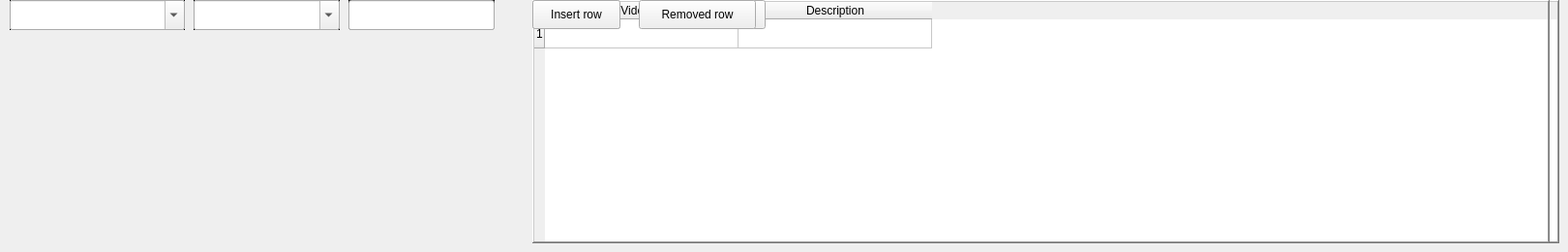
     <widget class="QWidget" name="tabWidgetPage1">
      <attribute name="title">
       <string>Dive Log Form</string>
      </attribute>
      <widget class="QLineEdit" name="lineEdit_surface_interval">
       <property name="geometry">
        <rect>
         <x>200</x>
         <y>0</y>
         <width>151</width>
         <height>31</height>
        </rect>
       </property>
       </widget>
      <widget class="QLineEdit" name="lineEdit_uwvisibility">
       <property name="geometry">
        <rect>
         <x>10</x>
         <y>0</y>
         <width>181</width>
         <height>31</height>
        </rect>
       </property>
       </widget>
      <widget class="QLineEdit" name="lineEdit_uwtemperature">
       <property name="geometry">
        <rect>
         <x>10</x>
         <y>0</y>
         <width>181</width>
         <height>31</height>
        </rect>
       </property>
       </widget>
      <widget class="QLabel" name="label_2">
       <property name="geometry">
        <rect>
         <x>10</x>
         <y>0</y>
         <width>181</width>
         <height>20</height>
        </rect>
       </property>
       <property name="frameShape">
        <enum>QFrame::Panel</enum>
       </property>
       <property name="text">
        <string>Dive Supervisor</string>
       </property>
      </widget>
      <widget class="QLabel" name="label_5">
       <property name="geometry">
        <rect>
         <x>10</x>
         <y>0</y>
         <width>181</width>
         <height>20</height>
        </rect>
       </property>
       <property name="frameShape">
        <enum>QFrame::Panel</enum>
       </property>
       <property name="text">
        <string>Standby diver</string>
       </property>
      </widget>
      <widget class="QLineEdit" name="lineEdit_bottom_time">
       <property name="geometry">
        <rect>
         <x>360</x>
         <y>0</y>
         <width>141</width>
         <height>31</height>
        </rect>
       </property>
       </widget>
      <widget class="QLabel" name="label_12">
       <property name="geometry">
        <rect>
         <x>360</x>
         <y>0</y>
         <width>141</width>
         <height>20</height>
        </rect>
       </property>
       <property name="frameShape">
        <enum>QFrame::Panel</enum>
       </property>
       <property name="text">
        <string>Bottom time</string>
       </property>
      </widget>
      <widget class="QLabel" name="label_13">
       <property name="geometry">
        <rect>
         <x>200</x>
         <y>0</y>
         <width>151</width>
         <height>20</height>
        </rect>
       </property>
       <property name="frameShape">
        <enum>QFrame::Panel</enum>
       </property>
       <property name="text">
        <string>Surface interval</string>
       </property>
      </widget>
      <widget class="QLabel" name="label_17">
       <property name="geometry">
        <rect>
         <x>10</x>
         <y>0</y>
         <width>181</width>
         <height>20</height>
        </rect>
       </property>
       <property name="frameShape">
        <enum>QFrame::Panel</enum>
       </property>
       <property name="text">
        <string>UW Visibility</string>
       </property>
      </widget>
      <widget class="QLabel" name="label_18">
       <property name="geometry">
        <rect>
         <x>10</x>
         <y>0</y>
         <width>181</width>
         <height>20</height>
        </rect>
       </property>
       <property name="frameShape">
        <enum>QFrame::Panel</enum>
       </property>
       <property name="text">
        <string>UW Temperature</string>
       </property>
      </widget>
      <widget class="QLabel" name="label_20">
       <property name="geometry">
        <rect>
         <x>200</x>
         <y>0</y>
         <width>151</width>
         <height>31</height>
        </rect>
       </property>
       <property name="frameShape">
        <enum>QFrame::Panel</enum>
       </property>
       <property name="text">
        <string>Wind</string>
       </property>
      </widget>
      <widget class="QLabel" name="label_49">
       <property name="geometry">
        <rect>
         <x>200</x>
         <y>0</y>
         <width>151</width>
         <height>20</height>
        </rect>
       </property>
       <property name="frameShape">
        <enum>QFrame::Panel</enum>
       </property>
       <property name="text">
        <string>N Video</string>
       </property>
      </widget>
      <widget class="QLabel" name="label_50">
       <property name="geometry">
        <rect>
         <x>360</x>
         <y>0</y>
         <width>151</width>
         <height>20</height>
        </rect>
       </property>
       <property name="frameShape">
        <enum>QFrame::Panel</enum>
       </property>
       <property name="text">
        <string>N Photo</string>
       </property>
      </widget>
      <widget class="QLineEdit" name="lineEdit_video_nbr">
       <property name="geometry">
        <rect>
         <x>200</x>
         <y>0</y>
         <width>151</width>
         <height>31</height>
        </rect>
       </property>
       <property name="text">
        <string>0</string>
       </property>
      </widget>
      <widget class="QLineEdit" name="lineEdit_photo_nbr">
       <property name="geometry">
        <rect>
         <x>360</x>
         <y>0</y>
         <width>151</width>
         <height>31</height>
        </rect>
       </property>
       <property name="text">
        <string>0</string>
       </property>
      </widget>
      <widget class="QLabel" name="label_51">
       <property name="geometry">
        <rect>
         <x>360</x>
         <y>0</y>
         <width>151</width>
         <height>20</height>
        </rect>
       </property>
       <property name="frameShape">
        <enum>QFrame::Panel</enum>
       </property>
       <property name="text">
        <string>Camera</string>
       </property>
      </widget>
      <widget class="QLineEdit" name="lineEdit_camera">
       <property name="geometry">
        <rect>
         <x>360</x>
         <y>0</y>
         <width>151</width>
         <height>31</height>
        </rect>
       </property>
       </widget>
      <widget class="QTableWidget" name="tableWidget_photo">
       <property name="geometry">
        <rect>
         <x>550</x>
         <y>0</y>
         <width>1061</width>
         <height>251</height>
        </rect>
       </property>
       <property name="sizePolicy">
        <sizepolicy hsizetype="Expanding" vsizetype="Expanding">
         <horstretch>0</horstretch>
         <verstretch>0</verstretch>
        </sizepolicy>
       </property>
       <property name="baseSize">
        <size>
         <width>1</width>
         <height>0</height>
        </size>
       </property>
       <property name="frameShape">
        <enum>QFrame::WinPanel</enum>
       </property>
       <property name="frameShadow">
        <enum>QFrame::Raised</enum>
       </property>
       <property name="lineWidth">
        <number>2</number>
       </property>
       <property name="midLineWidth">
        <number>1</number>
       </property>
       <property name="autoScrollMargin">
        <number>16</number>
       </property>
       <property name="alternatingRowColors">
        <bool>true</bool>
       </property>
       <property name="sortingEnabled">
        <bool>true</bool>
       </property>
       <property name="columnCount">
        <number>2</number>
       </property>
       <attribute name="horizontalHeaderMinimumSectionSize">
        <number>45</number>
       </attribute>
       <attribute name="horizontalHeaderDefaultSectionSize">
        <number>200</number>
       </attribute>
       <attribute name="verticalHeaderMinimumSectionSize">
        <number>22</number>
       </attribute>
       <row>
        <property name="text">
         <string>1</string>
        </property>
       </row>
       <column>
        <property name="text">
         <string>Photo id</string>
        </property>
       </column>
       <column>
        <property name="text">
         <string>Description</string>
        </property>
       </column>
      </widget>
      <widget class="QLabel" name="label_52">
       <property name="geometry">
        <rect>
         <x>10</x>
         <y>0</y>
         <width>181</width>
         <height>31</height>
        </rect>
       </property>
       <property name="frameShape">
        <enum>QFrame::Panel</enum>
       </property>
       <property name="text">
        <string>UW Current dir/str</string>
       </property>
      </widget>
      <widget class="QTableWidget" name="tableWidget_video">
       <property name="geometry">
        <rect>
         <x>550</x>
         <y>0</y>
         <width>1051</width>
         <height>251</height>
        </rect>
       </property>
       <property name="frameShape">
        <enum>QFrame::WinPanel</enum>
       </property>
       <property name="frameShadow">
        <enum>QFrame::Raised</enum>
       </property>
       <property name="lineWidth">
        <number>2</number>
       </property>
       <property name="midLineWidth">
        <number>1</number>
       </property>
       <property name="alternatingRowColors">
        <bool>true</bool>
       </property>
       <property name="gridStyle">
        <enum>Qt::SolidLine</enum>
       </property>
       <property name="sortingEnabled">
        <bool>true</bool>
       </property>
       <attribute name="horizontalHeaderDefaultSectionSize">
        <number>200</number>
       </attribute>
       <row>
        <property name="text">
         <string>1</string>
        </property>
       </row>
       <column>
        <property name="text">
         <string>Video id</string>
        </property>
       </column>
       <column>
        <property name="text">
         <string>Description</string>
        </property>
       </column>
       <item row="0" column="0">
        <property name="text">
         <string />
        </property>
        <property name="foreground">
         <brush brushstyle="Dense6Pattern">
          <color alpha="255">
           <red>0</red>
           <green>0</green>
           <blue>0</blue>
          </color>
         </brush>
        </property>
       </item>
      </widget>
      <widget class="QPushButton" name="pushButton_insert_row_photo">
       <property name="geometry">
        <rect>
         <x>550</x>
         <y>0</y>
         <width>91</width>
         <height>30</height>
        </rect>
       </property>
       <property name="text">
        <string>Insert row</string>
       </property>
      </widget>
      <widget class="QPushButton" name="pushButton_remove_row_photo">
       <property name="geometry">
        <rect>
         <x>670</x>
         <y>0</y>
         <width>121</width>
         <height>30</height>
        </rect>
       </property>
       <property name="text">
        <string>Removed row</string>
       </property>
      </widget>
      <widget class="QPushButton" name="pushButton_remove_row_video">
       <property name="geometry">
        <rect>
         <x>660</x>
         <y>0</y>
         <width>121</width>
         <height>30</height>
        </rect>
       </property>
       <property name="text">
        <string>Removed row</string>
       </property>
      </widget>
      <widget class="QPushButton" name="pushButton_insert_row_video">
       <property name="geometry">
        <rect>
         <x>550</x>
         <y>0</y>
         <width>91</width>
         <height>30</height>
        </rect>
       </property>
       <property name="text">
        <string>Insert row</string>
       </property>
      </widget>
      <widget class="QComboBox" name="comboBox_standby_diver">
       <property name="geometry">
        <rect>
         <x>10</x>
         <y>0</y>
         <width>181</width>
         <height>31</height>
        </rect>
       </property>
       <property name="editable">
        <bool>true</bool>
       </property>
      </widget>
      <widget class="QComboBox" name="comboBox_supervisor">
       <property name="geometry">
        <rect>
         <x>10</x>
         <y>0</y>
         <width>181</width>
         <height>31</height>
        </rect>
       </property>
       <property name="editable">
        <bool>true</bool>
       </property>
      </widget>
      <widget class="QComboBox" name="comboBox_uwcurrents">
       <property name="geometry">
        <rect>
         <x>10</x>
         <y>0</y>
         <width>181</width>
         <height>31</height>
        </rect>
       </property>
       <property name="editable">
        <bool>true</bool>
       </property>
       <property name="currentIndex">
        <number>0</number>
       </property>
       <item>
        <property name="text">
         <string />
        </property>
       </item>
       <item>
        <property name="text">
         <string>Strong</string>
        </property>
       </item>
       <item>
        <property name="text">
         <string>Medium</string>
        </property>
       </item>
       <item>
        <property name="text">
         <string>Low</string>
        </property>
       </item>
      </widget>
      <widget class="QComboBox" name="comboBox_wind">
       <property name="geometry">
        <rect>
         <x>200</x>
         <y>0</y>
         <width>151</width>
         <height>31</height>
        </rect>
       </property>
       <property name="editable">
        <bool>true</bool>
       </property>
      </widget>
      </widget>
